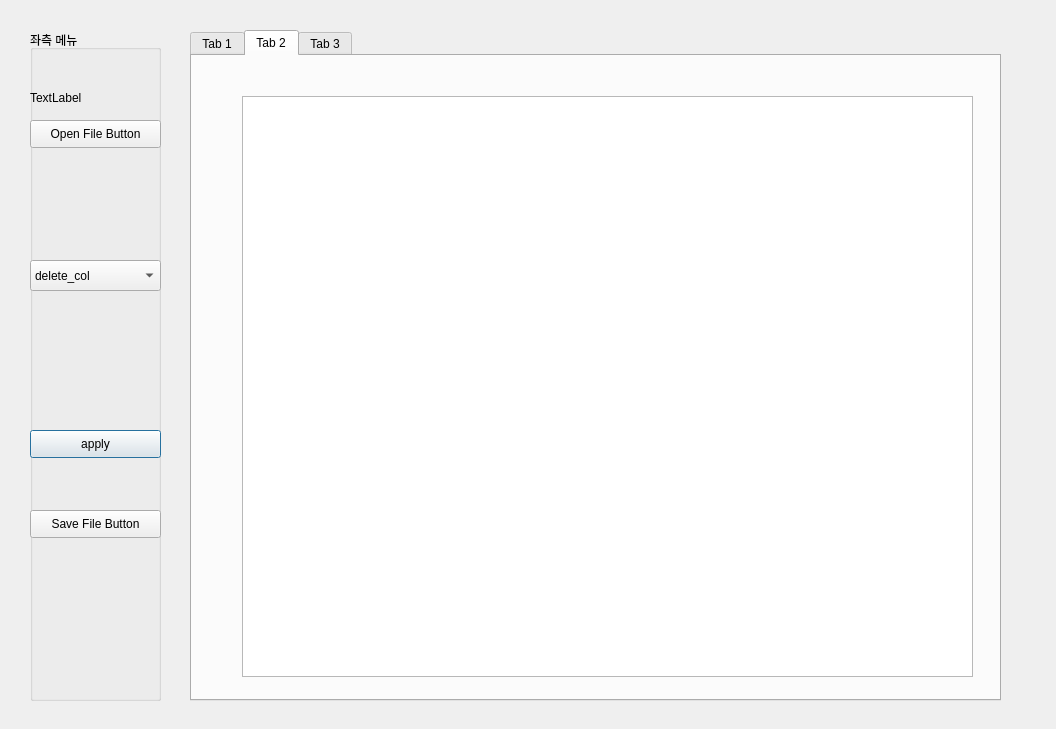
<?xml version="1.0" encoding="UTF-8"?>
<ui version="4.0">
 <class>Dialo</class>
 <widget class="QDialog" name="Dialo">
  <property name="geometry">
   <rect>
    <x>0</x>
    <y>0</y>
    <width>1056</width>
    <height>729</height>
   </rect>
  </property>
  <property name="windowTitle">
   <string>Dialog</string>
  </property>
  <property name="toolTipDuration">
   <number>3</number>
  </property>
  <widget class="QGroupBox" name="groupBox">
   <property name="geometry">
    <rect>
     <x>30</x>
     <y>30</y>
     <width>131</width>
     <height>671</height>
    </rect>
   </property>
   <property name="title">
    <string>좌측 메뉴</string>
   </property>
   <widget class="QPushButton" name="apply_button">
    <property name="geometry">
     <rect>
      <x>0</x>
      <y>400</y>
      <width>131</width>
      <height>28</height>
     </rect>
    </property>
    <property name="text">
     <string>apply</string>
    </property>
   </widget>
   <widget class="QPushButton" name="save_button">
    <property name="geometry">
     <rect>
      <x>0</x>
      <y>480</y>
      <width>131</width>
      <height>28</height>
     </rect>
    </property>
    <property name="text">
     <string>Save File Button</string>
    </property>
   </widget>
   <widget class="QLabel" name="label1">
    <property name="geometry">
     <rect>
      <x>0</x>
      <y>60</y>
      <width>64</width>
      <height>15</height>
     </rect>
    </property>
    <property name="text">
     <string>TextLabel</string>
    </property>
   </widget>
   <widget class="QPushButton" name="open_button">
    <property name="geometry">
     <rect>
      <x>0</x>
      <y>90</y>
      <width>131</width>
      <height>28</height>
     </rect>
    </property>
    <property name="text">
     <string>Open File Button</string>
    </property>
   </widget>
   <widget class="QComboBox" name="comboBox">
    <property name="geometry">
     <rect>
      <x>0</x>
      <y>230</y>
      <width>131</width>
      <height>31</height>
     </rect>
    </property>
    <item>
     <property name="text">
      <string>delete_col</string>
     </property>
    </item>
    <item>
     <property name="text">
      <string>delete_partial</string>
     </property>
    </item>
    <item>
     <property name="text">
      <string>hash</string>
     </property>
    </item>
   </widget>
  </widget>
  <widget class="QTabWidget" name="tabWidget">
   <property name="geometry">
    <rect>
     <x>190</x>
     <y>30</y>
     <width>811</width>
     <height>671</height>
    </rect>
   </property>
   <property name="currentIndex">
    <number>1</number>
   </property>
   <widget class="QWidget" name="tab">
    <attribute name="title">
     <string>Tab 1</string>
    </attribute>
    <widget class="QTextBrowser" name="present">
     <property name="geometry">
      <rect>
       <x>180</x>
       <y>100</y>
       <width>421</width>
       <height>231</height>
      </rect>
     </property>
     <property name="html">
      <string>&lt;!DOCTYPE HTML PUBLIC &quot;-//W3C//DTD HTML 4.0//EN&quot; &quot;http://www.w3.org/TR/REC-html40/strict.dtd&quot;&gt;
&lt;html&gt;&lt;head&gt;&lt;meta name=&quot;qrichtext&quot; content=&quot;1&quot; /&gt;&lt;style type=&quot;text/css&quot;&gt;
p, li { white-space: pre-wrap; }
&lt;/style&gt;&lt;/head&gt;&lt;body style=&quot; font-family:'Gulim'; font-size:9pt; font-weight:400; font-style:normal;&quot;&gt;
&lt;p style=&quot; margin-top:0px; margin-bottom:0px; margin-left:0px; margin-right:0px; -qt-block-indent:0; text-indent:0px;&quot;&gt;설명&lt;/p&gt;&lt;/body&gt;&lt;/html&gt;</string>
     </property>
    </widget>
    <widget class="QTextBrowser" name="team_name">
     <property name="geometry">
      <rect>
       <x>330</x>
       <y>400</y>
       <width>171</width>
       <height>51</height>
      </rect>
     </property>
     <property name="html">
      <string>&lt;!DOCTYPE HTML PUBLIC &quot;-//W3C//DTD HTML 4.0//EN&quot; &quot;http://www.w3.org/TR/REC-html40/strict.dtd&quot;&gt;
&lt;html&gt;&lt;head&gt;&lt;meta name=&quot;qrichtext&quot; content=&quot;1&quot; /&gt;&lt;style type=&quot;text/css&quot;&gt;
p, li { white-space: pre-wrap; }
&lt;/style&gt;&lt;/head&gt;&lt;body style=&quot; font-family:'Gulim'; font-size:9pt; font-weight:400; font-style:normal;&quot;&gt;
&lt;p style=&quot; margin-top:0px; margin-bottom:0px; margin-left:0px; margin-right:0px; -qt-block-indent:0; text-indent:0px;&quot;&gt;K-Shield 주니어 5기&lt;/p&gt;
&lt;p style=&quot; margin-top:0px; margin-bottom:0px; margin-left:0px; margin-right:0px; -qt-block-indent:0; text-indent:0px;&quot;&gt;호진이 8마리 치킨&lt;/p&gt;&lt;/body&gt;&lt;/html&gt;</string>
     </property>
    </widget>
    <widget class="QTextBrowser" name="status">
     <property name="geometry">
      <rect>
       <x>250</x>
       <y>590</y>
       <width>301</width>
       <height>41</height>
      </rect>
     </property>
     <property name="html">
      <string>&lt;!DOCTYPE HTML PUBLIC &quot;-//W3C//DTD HTML 4.0//EN&quot; &quot;http://www.w3.org/TR/REC-html40/strict.dtd&quot;&gt;
&lt;html&gt;&lt;head&gt;&lt;meta name=&quot;qrichtext&quot; content=&quot;1&quot; /&gt;&lt;style type=&quot;text/css&quot;&gt;
p, li { white-space: pre-wrap; }
&lt;/style&gt;&lt;/head&gt;&lt;body style=&quot; font-family:'Gulim'; font-size:9pt; font-weight:400; font-style:normal;&quot;&gt;
&lt;p style=&quot; margin-top:0px; margin-bottom:0px; margin-left:0px; margin-right:0px; -qt-block-indent:0; text-indent:0px;&quot;&gt;현재 상태&lt;/p&gt;&lt;/body&gt;&lt;/html&gt;</string>
     </property>
    </widget>
    <widget class="QLabel" name="Logo">
     <property name="geometry">
      <rect>
       <x>350</x>
       <y>490</y>
       <width>121</width>
       <height>71</height>
      </rect>
     </property>
     <property name="text">
      <string/>
     </property>
    </widget>
   </widget>
   <widget class="QWidget" name="tab_2">
    <attribute name="title">
     <string>Tab 2</string>
    </attribute>
    <widget class="QTableWidget" name="table_1">
     <property name="geometry">
      <rect>
       <x>50</x>
       <y>40</y>
       <width>731</width>
       <height>581</height>
      </rect>
     </property>
    </widget>
   </widget>
   <widget class="QWidget" name="tab_3">
    <attribute name="title">
     <string>Tab 3</string>
    </attribute>
   </widget>
  </widget>
 </widget>
 <resources/>
 <connections/>
</ui>
